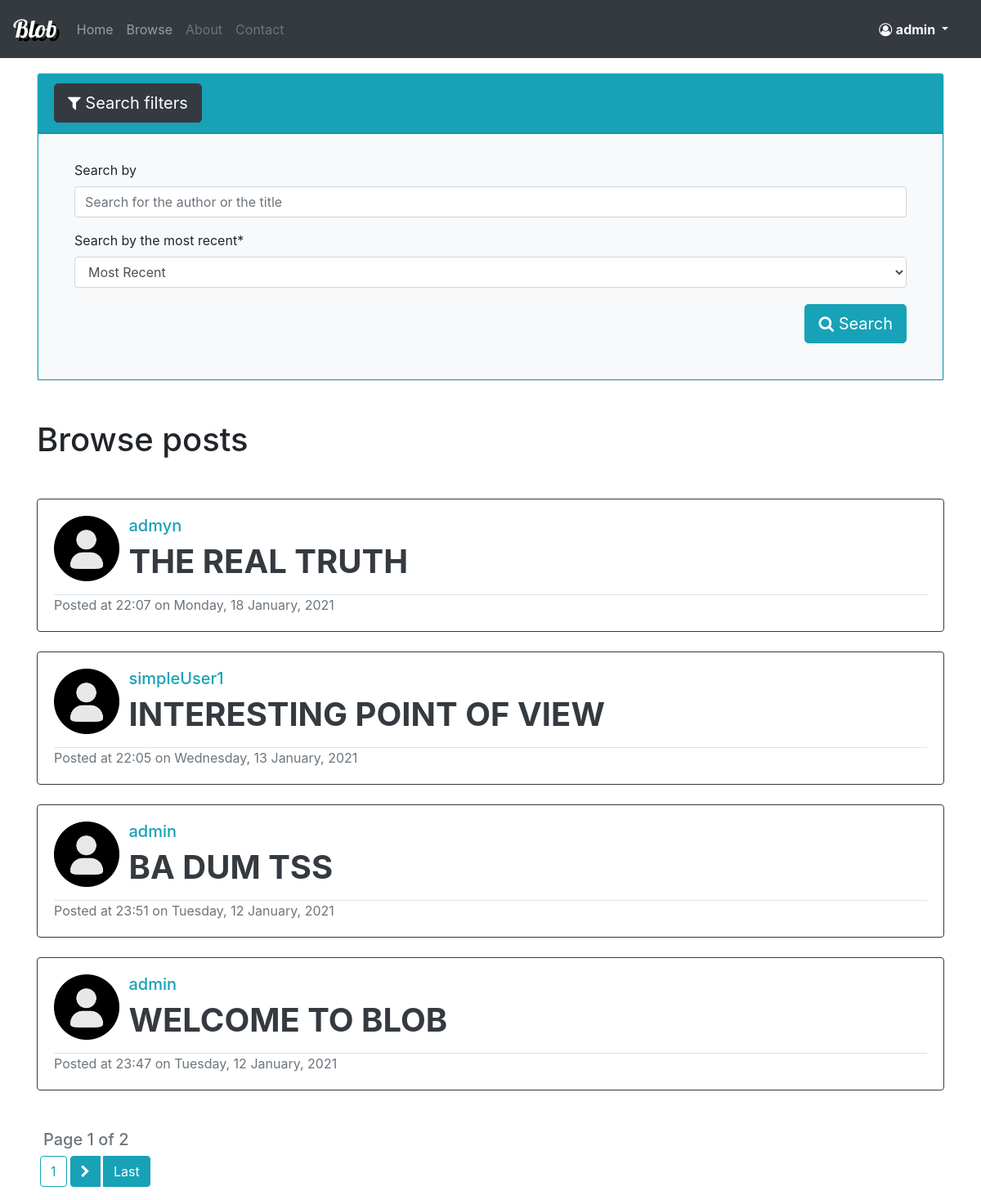
/browse/ (signed in), run on the app's committed database.
### blog/models.py (models this page shows, shortened)
class Post(models.Model):
    title = models.CharField(max_length = 100)
    content = tinymce_models.HTMLField()
    date = models.DateTimeField(default=timezone.now)
    author = models.ForeignKey(User, on_delete=models.CASCADE)

### account/models.py (models this page shows, shortened)
class Profile(models.Model):
    user = models.OneToOneField(User, on_delete=models.CASCADE)
    picture = models.ImageField(default=DEFAULT_PICTURE, upload_to=PROFILE_PICTURES_LOCATION)
    info = models.TextField(default="No info was provided", blank=True, null=True)
    def get_picture(self):
        if os.path.exists(self.picture.path):
            return self.picture.url
        return DEFAULT_PICTURE_URL

### blog/views/main_views.py (the view)
# urls.py: path('browse/', views.browse_posts, name='blog-browse'),
def browse_posts(request):
    post_search = request.GET.get("search")
    post_order = request.GET.get("order_by")
    order = "date" if post_order == "old" else "-date"
    default_form_values = {
        "search": post_search,
    }
    if post_search == None:
        post_search = ""
    form = SearchPostsForm(initial=default_form_values)
    filtered_posts = Post.objects.filter(Q(title__contains=post_search) | Q(author__username__contains=post_search)).order_by(order)
    posts_count = filtered_posts.count()
    posts_per_page = 4
    paginator = Paginator(filtered_posts, posts_per_page)
    page_number = request.GET.get("page")
    found_posts = paginator.get_page(page_number)
    context = {
        "posts": found_posts,
        "form": form,
        "title": "Search",
        "count": posts_count,
    }
    return render(request, "blog/main/browse.html", context=context)

### blog/forms.py
class SearchPostsForm(forms.Form):
    search = forms.CharField(label="Search by", required=False, max_length=100, widget=forms.TextInput(attrs={'name': 'search','placeholder':'Search for the author or the title'}))
    order_by = forms.ChoiceField(label="Search by the most recent", choices=(("new","Most Recent"), ("old","Oldest")))

### blog/templatetags/blog_extras.py (called while the page is built)
@register.simple_tag
def url_replace(request, field, value):
    parameters = request.GET.copy()
    parameters[field] = value
    return parameters.urlencode()

### blog/templates/blog/main/browse.html (shortened to what this page needs)
{% extends "blog/basic.html" %}
{% load crispy_forms_tags %}
{% load blog_extras %}
{% block content_big %}
<div id="accordion">
    <div class="card ">
      <div class="card-header bg-info" id="headingOne">
        <h5 class="mb-0">
          <button class="btn btn-dark btn-lg btn-white" data-toggle="collapse" data-target="#collapseOne" aria-expanded="true" aria-controls="collapseOne">
            <i class="fa fa-filter" aria-hidden="true"></i> Search filters
          </button>
        </h5>
      </div>
      <div id="collapseOne" class="collapse show" aria-labelledby="headingOne" data-parent="#accordion">
        <div class="card-body border border-info bg-light">
            <form method="GET" class="mt-1 p-2">
                <fieldset class="form-group ml-3 mr-3">
                    {{ form|crispy }}
                    <button class="btn btn-lg btn-info mt-1 pull-right" type="submit"> <i class="fa fa-search" aria-hidden="true"></i> Search </button>
                </fieldset>
            </form>
        </div>
      </div>
    </div>
</div>
    <div class="mt-5 mb-5">
        {% if request.GET.search %}
                <h1> Search results for <b> {{request.GET.search }}</b>  ({{count}})</h1>
                {% if count == 0 %}
                    <h1> Sorry, no results were found </h1>
                    <h3 class="text-muted">Check if the words are typed correctly or try searching for something else</h3>
                {% endif %}
        {% else %}
            <h1> Browse posts </h1>
        {% endif %}
    </div>
    {% for post in posts %}
        <div class="card border border-dark mt-4">
            <div class="card-body">
                <div class="row">
                    <div class="col-md-1">
                        <img src="{{ post.author.profile.get_picture }}" alt="Profile Picture" class="rounded" width="80" height="80">
                    </div>
                    <div class="col-md">
                        <h5>
                             <a href="{% url 'account-profile-inspect' post.author.pk %}" class="text-info">{{post.author.username}}</a>
                        </h5>
                        <h1 class="">
                            <a href="{% url 'blog-post-view' post.id %}" class="text-dark font-weight-bold">{{ post.title|upper }}</a>
                        </h1>
                    </div>
                </div>
                <div class="row mt-2">
                    <div class="col-md">
                        <div class="border-top text-muted">
                            Posted at {{ post.date|date:"G:i" }} on {{ post.date|date:"l, j F, Y " }}
                        </div>
                    </div>
                </div>
            </div>
        </div>
    {% endfor %}
    <p class="h5 text-muted mt-5 ml-2">
        Page {{ posts.number }} of {{ posts.paginator.num_pages }}
    </p>
    <div class="btn-toolbar " role="toolbar" aria-label="Toolbar with button groups" >
        <div class="btn-group mr-1" role="group" aria-label="Second group">
            <a href="?{% url_replace request 'page' posts.number %}" class="btn btn-outline-info"> {{ posts.number }}</a>
        </div>
        <div class="btn-group mr-1" role="group" aria-label="Third group">
            {% if posts.has_next %}
                <a href="?{% url_replace request 'page' posts.next_page_number %}" class="btn btn-info mr-1"> <i class="fa fa-chevron-right" aria-hidden="true"></i></a>
                <a href="?{% url_replace request 'page' posts.paginator.num_pages %}" class="btn btn-info"> Last </a>
            {% endif %}
        </div>
    </div>
{% endblock content_big %}

### blog/templates/blog/basic.html (shortened to what this page needs)
<!DOCTYPE html>
<html lang="en">
<head>
    <link rel="stylesheet" href="https://maxcdn.bootstrapcdn.com/bootstrap/4.0.0/css/bootstrap.min.css">
    <link rel="stylesheet" href="https://cdnjs.cloudflare.com/ajax/libs/font-awesome/4.7.0/css/font-awesome.min.css">
    {% load static %}
    <link rel="stylesheet" type="text/css" href="{% static 'blog/basicStyle.css' %}">
</head>
<body>
    <nav class="navbar navbar-expand-lg navbar-dark bg-dark">
        <a class="navbar-brand brand-name" href="{% url 'blog-home' %}">Blob</a>
        <div class="collapse navbar-collapse" id="navbarNav">
          <ul class="navbar-nav mr-auto">
            <li class="nav-item">
              <a class="nav-link" href="{% url 'blog-home' %}">Home</a>
            </li>
            <li class="nav-item">
              <a class="nav-link" href="{% url 'blog-browse' %}">Browse</a>
            </li>
            <li class="nav-item">
              <a class="nav-link text-muted" href="#">About</a>
            </li>
            <li class="nav-item">
              <a class="nav-link text-muted" href="#">Contact</a>
            </li>
          </ul>
          <ul class="navbar-nav mr-3 ">
            {% if user.is_authenticated %}
            <li class="nav-item dropdown ">
              <a class="nav-link dropdown-toggle text-light" href="#" id="navbarDropdown" role="button" data-toggle="dropdown" aria-haspopup="true" aria-expanded="false">
                <i class="fa fa-user-circle-o " aria-hidden="true"></i>
                <b> {{ user.username }} </b>
              </a>
            </li>
            {% endif %}
          </ul>
        </div>
      </nav>
    <div class="container mt-3">
        <div class="row">
            <div class="col md-8">
            </div>
        </div>
        <div class="row">
            <div class="col-md-2"></div>
            <div class="col-md-6">
            </div>
        </div>
        <div class="row">
          <div class="col-md">
              {% block content_big %}
              {% endblock content_big %}
          </div>
        </div>
    </div>
</body>
</html>

### blog/static/blog/basicStyle.css (style rules this page uses)
.brand-name { font-family: "Lobster"; font-size: 30px; color: white; text-shadow: 4px 4px #000; }

### data on the page
Post: author.profile.get_picture (placeholder picture), author.username "admyn", title "THE REAL TRUTH", date "22:07", date "Monday, 18 January, 2021"
Post: author.profile.get_picture (placeholder picture), author.username "simpleUser1", title "INTERESTING POINT OF VIEW", date "22:05", date "Wednesday, 13 January, 2021"
Post: author.username "admin", title "BA DUM TSS", date "23:51", date "Tuesday, 12 January, 2021"
Post: author.username "admin", title "WELCOME TO BLOB", date "23:47", date "Tuesday, 12 January, 2021"

### other printed values
{{ user.username }} "admin"
{{ posts.number }} "1"
{{ posts.paginator.num_pages }} "2"
